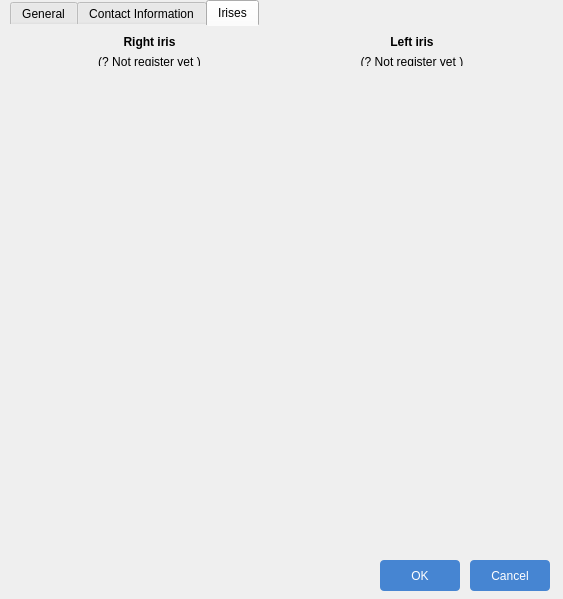
<?xml version="1.0" encoding="UTF-8"?>
<ui version="4.0">
 <class>EmployeeFormClass</class>
 <widget class="QWidget" name="EmployeeFormClass">
  <property name="geometry">
   <rect>
    <x>0</x>
    <y>0</y>
    <width>563</width>
    <height>599</height>
   </rect>
  </property>
  <property name="windowTitle">
   <string>EmployeeForm</string>
  </property>
  <widget class="QTabWidget" name="tabWidget">
   <property name="geometry">
    <rect>
     <x>10</x>
     <y>0</y>
     <width>541</width>
     <height>551</height>
    </rect>
   </property>
   <property name="styleSheet">
    <string notr="true">

QTabWidget::pane { background: transparent; border: none;}</string>
   </property>
   <property name="currentIndex">
    <number>2</number>
   </property>
   <widget class="QWidget" name="tab">
    <attribute name="icon">
     <iconset>
      <normaloff>../icons/general.png</normaloff>../icons/general.png</iconset>
    </attribute>
    <attribute name="title">
     <string>General</string>
    </attribute>
    <widget class="QWidget" name="formLayoutWidget">
     <property name="geometry">
      <rect>
       <x>0</x>
       <y>0</y>
       <width>531</width>
       <height>109</height>
      </rect>
     </property>
     <layout class="QFormLayout" name="formLayout">
      <property name="horizontalSpacing">
       <number>74</number>
      </property>
      <item row="0" column="0">
       <widget class="QLabel" name="labelId">
        <property name="text">
         <string>ID (*)</string>
        </property>
       </widget>
      </item>
      <item row="0" column="1">
       <widget class="QLineEdit" name="idEdit">
        <property name="minimumSize">
         <size>
          <width>0</width>
          <height>31</height>
         </size>
        </property>
       </widget>
      </item>
      <item row="1" column="0">
       <widget class="QLabel" name="firstNameLabel">
        <property name="text">
         <string>First name (*)</string>
        </property>
       </widget>
      </item>
      <item row="1" column="1">
       <widget class="QLineEdit" name="firstNameEdit">
        <property name="minimumSize">
         <size>
          <width>0</width>
          <height>31</height>
         </size>
        </property>
       </widget>
      </item>
      <item row="2" column="0">
       <widget class="QLabel" name="lastNameLabel">
        <property name="text">
         <string>Last name (*)</string>
        </property>
       </widget>
      </item>
      <item row="2" column="1">
       <widget class="QLineEdit" name="lastNameEdit">
        <property name="minimumSize">
         <size>
          <width>0</width>
          <height>31</height>
         </size>
        </property>
       </widget>
      </item>
     </layout>
    </widget>
    <widget class="QCheckBox" name="passwordCheckbox">
     <property name="geometry">
      <rect>
       <x>0</x>
       <y>110</y>
       <width>161</width>
       <height>22</height>
      </rect>
     </property>
     <property name="text">
      <string>Allow to use password</string>
     </property>
    </widget>
    <widget class="QWidget" name="formLayoutWidget_2">
     <property name="geometry">
      <rect>
       <x>0</x>
       <y>130</y>
       <width>531</width>
       <height>195</height>
      </rect>
     </property>
     <layout class="QFormLayout" name="formLayout_2">
      <property name="horizontalSpacing">
       <number>52</number>
      </property>
      <item row="0" column="0">
       <widget class="QLabel" name="passwordLabel">
        <property name="text">
         <string>Password</string>
        </property>
       </widget>
      </item>
      <item row="0" column="1">
       <widget class="QLineEdit" name="passwordEdit">
        <property name="minimumSize">
         <size>
          <width>0</width>
          <height>31</height>
         </size>
        </property>
       </widget>
      </item>
      <item row="1" column="0">
       <widget class="QLabel" name="confirmPasswordLabel">
        <property name="text">
         <string>Cofirm password</string>
        </property>
       </widget>
      </item>
      <item row="1" column="1">
       <widget class="QLineEdit" name="confirmPasswordEdit">
        <property name="minimumSize">
         <size>
          <width>0</width>
          <height>31</height>
         </size>
        </property>
       </widget>
      </item>
      <item row="2" column="0">
       <widget class="QLabel" name="departmentLabel">
        <property name="text">
         <string>Department</string>
        </property>
       </widget>
      </item>
      <item row="2" column="1">
       <widget class="QComboBox" name="departmentCombobox">
        <property name="minimumSize">
         <size>
          <width>0</width>
          <height>31</height>
         </size>
        </property>
       </widget>
      </item>
      <item row="3" column="0">
       <widget class="QLabel" name="dateOfBirthLabel">
        <property name="text">
         <string>Date of birth</string>
        </property>
       </widget>
      </item>
      <item row="3" column="1">
       <widget class="QDateEdit" name="dateOfBirthEdit">
        <property name="minimumSize">
         <size>
          <width>0</width>
          <height>33</height>
         </size>
        </property>
       </widget>
      </item>
      <item row="4" column="0">
       <widget class="QLabel" name="workingDateLabel">
        <property name="text">
         <string>Start working date</string>
        </property>
       </widget>
      </item>
      <item row="4" column="1">
       <widget class="QDateEdit" name="workingDateEdit">
        <property name="minimumSize">
         <size>
          <width>0</width>
          <height>33</height>
         </size>
        </property>
       </widget>
      </item>
     </layout>
    </widget>
    <widget class="QCheckBox" name="disableEmployeeCheckbox">
     <property name="geometry">
      <rect>
       <x>0</x>
       <y>320</y>
       <width>161</width>
       <height>22</height>
      </rect>
     </property>
     <property name="text">
      <string>Employee is disabled</string>
     </property>
    </widget>
    <widget class="QLabel" name="photoLabel">
     <property name="geometry">
      <rect>
       <x>0</x>
       <y>350</y>
       <width>34</width>
       <height>28</height>
      </rect>
     </property>
     <property name="text">
      <string>Photo</string>
     </property>
    </widget>
    <widget class="QLabel" name="avatarLabel">
     <property name="geometry">
      <rect>
       <x>10</x>
       <y>380</y>
       <width>120</width>
       <height>120</height>
      </rect>
     </property>
     <property name="text">
      <string/>
     </property>
     <property name="pixmap">
      <pixmap>../icons/no-image.png</pixmap>
     </property>
     <property name="scaledContents">
      <bool>true</bool>
     </property>
    </widget>
    <widget class="QPushButton" name="btnBrowse">
     <property name="geometry">
      <rect>
       <x>140</x>
       <y>380</y>
       <width>91</width>
       <height>26</height>
      </rect>
     </property>
     <property name="font">
      <font>
       <family>Arial</family>
       <pointsize>8</pointsize>
      </font>
     </property>
     <property name="styleSheet">
      <string notr="true">QPushButton {
	text-align: center;
	color: #fff;
	background-color: rgba(70, 133, 210, 1);
	border-radius: 4px;
}

QPushButton:hover {
	background-color: rgba(70, 133, 210, 0.7);
}</string>
     </property>
     <property name="text">
      <string>Browse...</string>
     </property>
     <property name="iconSize">
      <size>
       <width>16</width>
       <height>16</height>
      </size>
     </property>
    </widget>
    <widget class="QPushButton" name="btnClearPhoto">
     <property name="geometry">
      <rect>
       <x>140</x>
       <y>410</y>
       <width>91</width>
       <height>26</height>
      </rect>
     </property>
     <property name="font">
      <font>
       <family>Arial</family>
       <pointsize>8</pointsize>
      </font>
     </property>
     <property name="styleSheet">
      <string notr="true">QPushButton {
	text-align: center;
	color: #fff;
	background-color: rgba(70, 133, 210, 1);
	border-radius: 4px;
}

QPushButton:hover {
	background-color: rgba(70, 133, 210, 0.7);
}</string>
     </property>
     <property name="text">
      <string>Clear photo</string>
     </property>
     <property name="iconSize">
      <size>
       <width>16</width>
       <height>16</height>
      </size>
     </property>
    </widget>
    <widget class="QLabel" name="pathLabel">
     <property name="geometry">
      <rect>
       <x>140</x>
       <y>440</y>
       <width>91</width>
       <height>16</height>
      </rect>
     </property>
     <property name="text">
      <string/>
     </property>
    </widget>
   </widget>
   <widget class="QWidget" name="tab_2">
    <attribute name="icon">
     <iconset>
      <normaloff>../icons/contact.png</normaloff>../icons/contact.png</iconset>
    </attribute>
    <attribute name="title">
     <string>Contact Information</string>
    </attribute>
    <widget class="QWidget" name="formLayoutWidget_3">
     <property name="geometry">
      <rect>
       <x>0</x>
       <y>0</y>
       <width>531</width>
       <height>241</height>
      </rect>
     </property>
     <layout class="QFormLayout" name="formLayout_3">
      <property name="formAlignment">
       <set>Qt::AlignLeading|Qt::AlignLeft|Qt::AlignVCenter</set>
      </property>
      <item row="0" column="0">
       <widget class="QLabel" name="emailLabel">
        <property name="minimumSize">
         <size>
          <width>0</width>
          <height>31</height>
         </size>
        </property>
        <property name="text">
         <string>Email</string>
        </property>
       </widget>
      </item>
      <item row="0" column="1">
       <widget class="QLineEdit" name="emailEdit">
        <property name="minimumSize">
         <size>
          <width>0</width>
          <height>31</height>
         </size>
        </property>
       </widget>
      </item>
      <item row="1" column="0">
       <widget class="QLabel" name="phoneLabel">
        <property name="minimumSize">
         <size>
          <width>0</width>
          <height>31</height>
         </size>
        </property>
        <property name="text">
         <string>Phone</string>
        </property>
       </widget>
      </item>
      <item row="1" column="1">
       <widget class="QLineEdit" name="phoneEdit">
        <property name="minimumSize">
         <size>
          <width>0</width>
          <height>31</height>
         </size>
        </property>
       </widget>
      </item>
      <item row="2" column="1">
       <widget class="QLineEdit" name="cellPhoneEdit">
        <property name="minimumSize">
         <size>
          <width>0</width>
          <height>31</height>
         </size>
        </property>
       </widget>
      </item>
      <item row="2" column="0">
       <widget class="QLabel" name="cellPhoneLabel">
        <property name="minimumSize">
         <size>
          <width>0</width>
          <height>31</height>
         </size>
        </property>
        <property name="text">
         <string>Cell phone</string>
        </property>
       </widget>
      </item>
      <item row="3" column="0">
       <widget class="QLabel" name="addressLabel">
        <property name="minimumSize">
         <size>
          <width>0</width>
          <height>94</height>
         </size>
        </property>
        <property name="text">
         <string>Address</string>
        </property>
       </widget>
      </item>
      <item row="3" column="1">
       <widget class="QTextEdit" name="addressTextEdit"/>
      </item>
     </layout>
    </widget>
   </widget>
   <widget class="QWidget" name="tab_5">
    <attribute name="icon">
     <iconset>
      <normaloff>../icons/eye.png</normaloff>../icons/eye.png</iconset>
    </attribute>
    <attribute name="title">
     <string>Irises</string>
    </attribute>
    <widget class="QWidget" name="gridLayoutWidget">
     <property name="geometry">
      <rect>
       <x>0</x>
       <y>0</y>
       <width>541</width>
       <height>51</height>
      </rect>
     </property>
     <layout class="QGridLayout" name="gridLayout">
      <item row="1" column="1">
       <widget class="QLabel" name="label_4">
        <property name="text">
         <string>(? Not register yet )</string>
        </property>
        <property name="alignment">
         <set>Qt::AlignHCenter|Qt::AlignTop</set>
        </property>
       </widget>
      </item>
      <item row="0" column="0">
       <widget class="QLabel" name="label">
        <property name="font">
         <font>
          <weight>75</weight>
          <bold>true</bold>
         </font>
        </property>
        <property name="text">
         <string>Right iris</string>
        </property>
        <property name="alignment">
         <set>Qt::AlignBottom|Qt::AlignHCenter</set>
        </property>
       </widget>
      </item>
      <item row="1" column="0">
       <widget class="QLabel" name="label_3">
        <property name="text">
         <string>(? Not register yet )</string>
        </property>
        <property name="alignment">
         <set>Qt::AlignHCenter|Qt::AlignTop</set>
        </property>
       </widget>
      </item>
      <item row="0" column="1">
       <widget class="QLabel" name="label_2">
        <property name="font">
         <font>
          <weight>75</weight>
          <bold>true</bold>
         </font>
        </property>
        <property name="text">
         <string>Left iris</string>
        </property>
        <property name="alignment">
         <set>Qt::AlignBottom|Qt::AlignHCenter</set>
        </property>
       </widget>
      </item>
     </layout>
    </widget>
    <widget class="QLabel" name="rightIrisImgLabel">
     <property name="geometry">
      <rect>
       <x>10</x>
       <y>60</y>
       <width>251</width>
       <height>191</height>
      </rect>
     </property>
     <property name="text">
      <string/>
     </property>
     <property name="pixmap">
      <pixmap>../icons/no-iris.jpg</pixmap>
     </property>
     <property name="scaledContents">
      <bool>true</bool>
     </property>
    </widget>
    <widget class="QLabel" name="leftIrisImgLabel">
     <property name="geometry">
      <rect>
       <x>280</x>
       <y>60</y>
       <width>251</width>
       <height>191</height>
      </rect>
     </property>
     <property name="text">
      <string/>
     </property>
     <property name="pixmap">
      <pixmap>../icons/no-iris.jpg</pixmap>
     </property>
     <property name="scaledContents">
      <bool>true</bool>
     </property>
    </widget>
   </widget>
  </widget>
  <widget class="QPushButton" name="btnOk">
   <property name="geometry">
    <rect>
     <x>380</x>
     <y>560</y>
     <width>80</width>
     <height>31</height>
    </rect>
   </property>
   <property name="font">
    <font>
     <family>Arial</family>
     <pointsize>9</pointsize>
    </font>
   </property>
   <property name="styleSheet">
    <string notr="true">QPushButton {
	text-align: center;
	color: #fff;
	background-color: rgba(70, 133, 210, 1);
	border-radius: 4px;
}

QPushButton:hover {
	background-color: rgba(70, 133, 210, 0.7);
}</string>
   </property>
   <property name="text">
    <string>OK</string>
   </property>
   <property name="icon">
    <iconset>
     <normaloff>../icons/check.png</normaloff>../icons/check.png</iconset>
   </property>
   <property name="iconSize">
    <size>
     <width>16</width>
     <height>16</height>
    </size>
   </property>
  </widget>
  <widget class="QPushButton" name="btnCancel">
   <property name="geometry">
    <rect>
     <x>470</x>
     <y>560</y>
     <width>80</width>
     <height>31</height>
    </rect>
   </property>
   <property name="font">
    <font>
     <family>Arial</family>
     <pointsize>9</pointsize>
    </font>
   </property>
   <property name="styleSheet">
    <string notr="true">QPushButton {
	text-align: center;
	color: #fff;
	background-color: rgba(70, 133, 210, 1);
	border-radius: 4px;
}

QPushButton:hover {
	background-color: rgba(70, 133, 210, 0.7);
}</string>
   </property>
   <property name="text">
    <string>Cancel</string>
   </property>
   <property name="icon">
    <iconset>
     <normaloff>../icons/close.png</normaloff>../icons/close.png</iconset>
   </property>
   <property name="iconSize">
    <size>
     <width>12</width>
     <height>12</height>
    </size>
   </property>
  </widget>
 </widget>
 <layoutdefault spacing="6" margin="11"/>
 <resources/>
 <connections/>
</ui>
